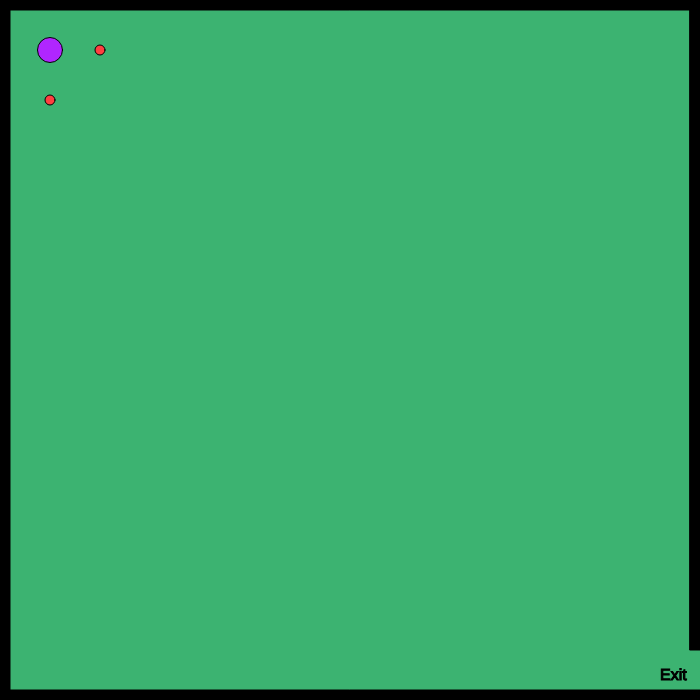
Frame 1 (no input)
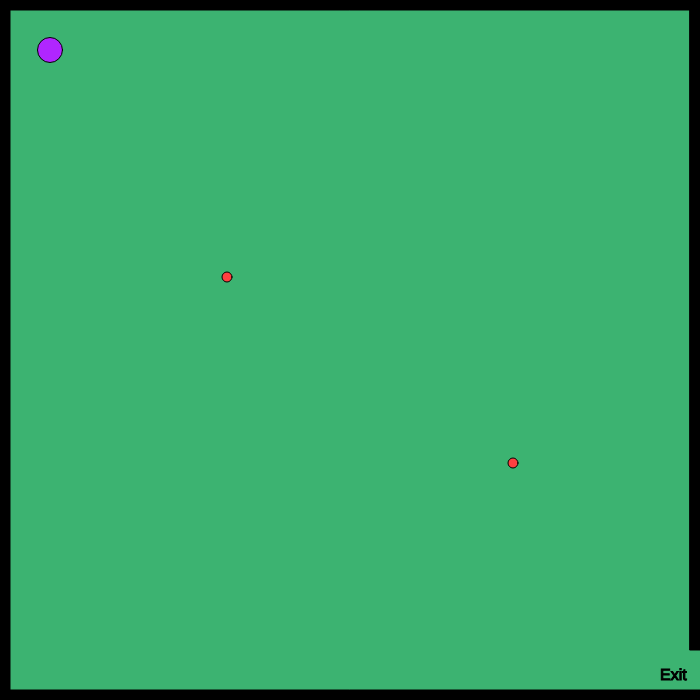
Frame 60 (no input)
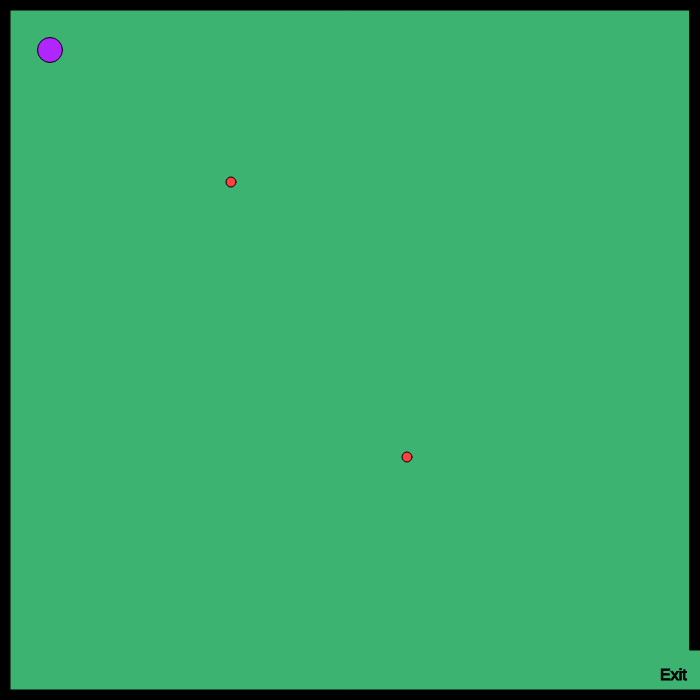
Frame 120 (the mouse pressed at the canvas centre since frame 60)

The p5.js sketch that drew these frames (run headless with seeded random() and noise() and a simulated clock; from frame 60 on, the mouse is pressed at the canvas centre):

// p5.js sketch
// ── sketch.js
var charX = 100;
var charY = 100;

var w = 87;
var a = 83;
var s = 65;
var d = 68;

var sporeX = 321;
var sporeY = 123;
var sporeSpeedX;
var sporeSpeedY;

var spourX = 321;
var spourY = 123;
var spourSpeedX;
var spourSpeedY;

var mousex;
var mousey;

var width = 700;
var height = 700;

function setup() {
  createCanvas(700,700);

  sporeSpeedX = 3 + Math.floor(Math.random() * 5);
  sporeSpeedY = 3 + Math.floor(Math.random() * 5);
  spourSpeedX = 3 + Math.floor(Math.random() * 5);
  spourSpeedY = 3 + Math.floor(Math.random() * 5);

  // Create Player
  createPlayer(50,50);
  createEnemy1(100,50);
  createEnemy2(50,100);
}

function draw() {
  background(60, 179, 113);
  stroke(0);
  fill(0);

  borders(10);
  exit();
  drawPlayer ();
  playerMovement ();
  drawEnemy1();
  moveEnemy1();
  drawEnemy2();
  moveEnemy2();
  win();

  //Drawn on mouse click. Not sure how to make this work in the mouseClick function.
  fill(255,240,31);
  circle(mousex,mousey,15);

}

// Mouse Function
function mouseClicked()
{
  mousex = mouseX;
  mousey = mouseY;
}

function borders (thickness)
{
  rect(0,0,width,thickness);
  rect(0,0,thickness,height);
  rect(0,height-thickness,width,thickness)
  rect(width-thickness,0,thickness,height-50)
}

function exit ()
{
  textSize(16);
  text("Exit", 660, 680)
}

function createPlayer (x,y)
{
  charX = x;
  charY = y;
}

function drawPlayer ()
{
  fill(176, 38, 255);
  circle(charX,charY,25);
}

function playerMovement ()
{
  if(keyIsDown(w)) {
    charY -= 10;
  }
  if(keyIsDown(s)) {
    charX -= 10;
  }
  if(keyIsDown(a)) {
    charY += 10;
  }
  if(keyIsDown(d)) {
    charX += 10;
  }
}

function createEnemy1(x,y)
{
  sporeX = x;
  sporeY = y;
}

function drawEnemy1()
{
  fill(255,64,64);
  circle(sporeX,sporeY, 10);
}

function moveEnemy1()
{
  sporeX += sporeSpeedX;
  sporeY += sporeSpeedY;

  // Return Spore to opposite border
  if(sporeX > 700) {
    sporeX = 0;
  }
  if(sporeX < 0) {
    sporeX = 700;
  }
  if(sporeY > 700) {
    sporeY = 0;
  }
  if(sporeY < 0) {
    sporeY = 700;
  }
}

function createEnemy2(x,y)
{
  spourX = x;
  spourY = y;
}

function drawEnemy2()
{
  fill(255,64,64);
  circle(spourX,spourY, 10);
}

function moveEnemy2()
{
  spourX += spourSpeedX;
  spourY += spourSpeedY;

  // Return Enemy 2 to opposite border
  if(spourX > 700)
  {
    spourX = 0;
  }
  if(spourX < 0)
  {
    spourX = 700;
  }
  if(spourY > 700)
  {
    spourY = 0;
  }
  if(spourY < 0)
  {
    spourY = 700;
  }
}

function win ()
{
  if(charX > 660 && charY > 660)
  {
    fill(0);
    stroke(5);
    textSize(26);
    text("You Win!", 350, 350)
  }
}
